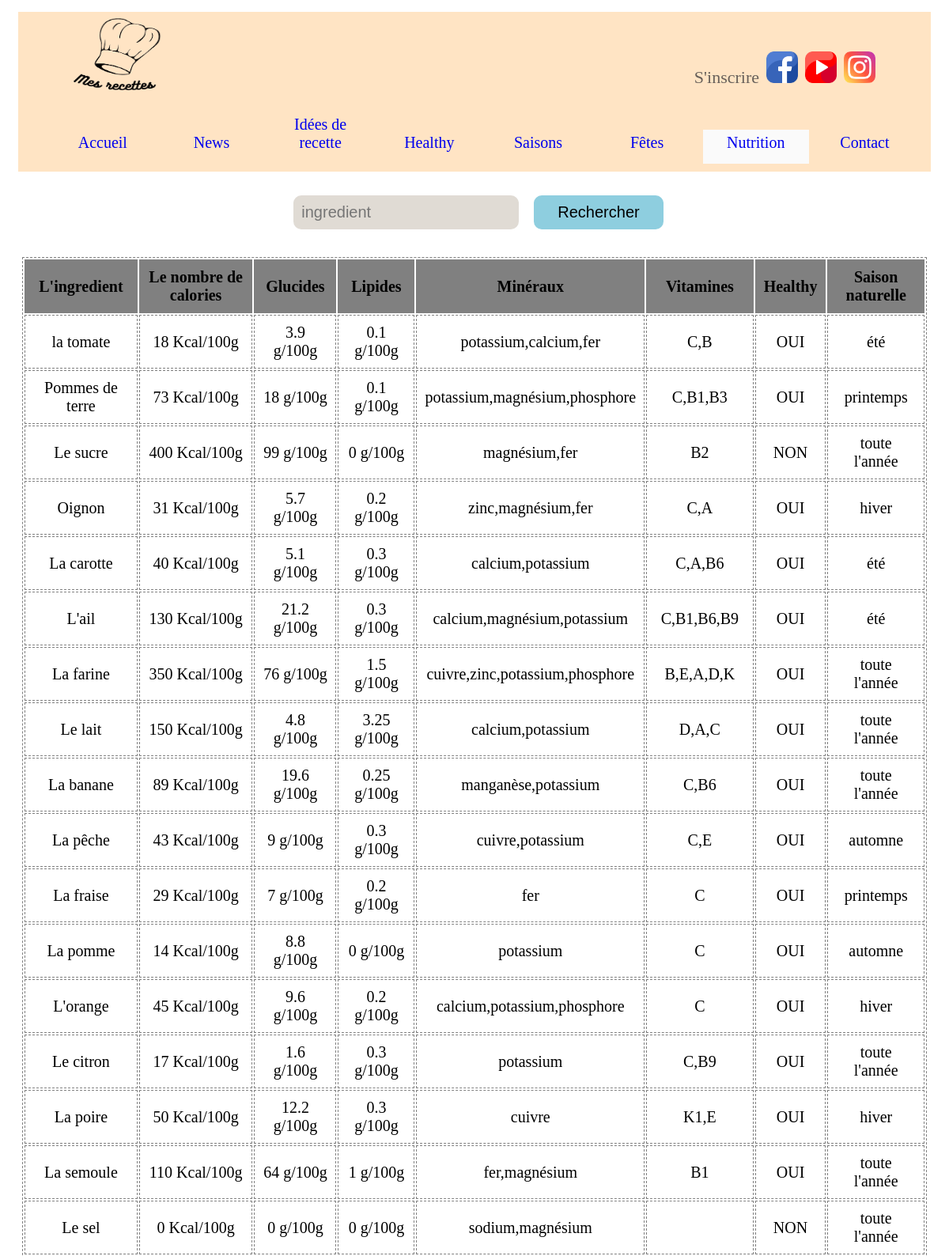
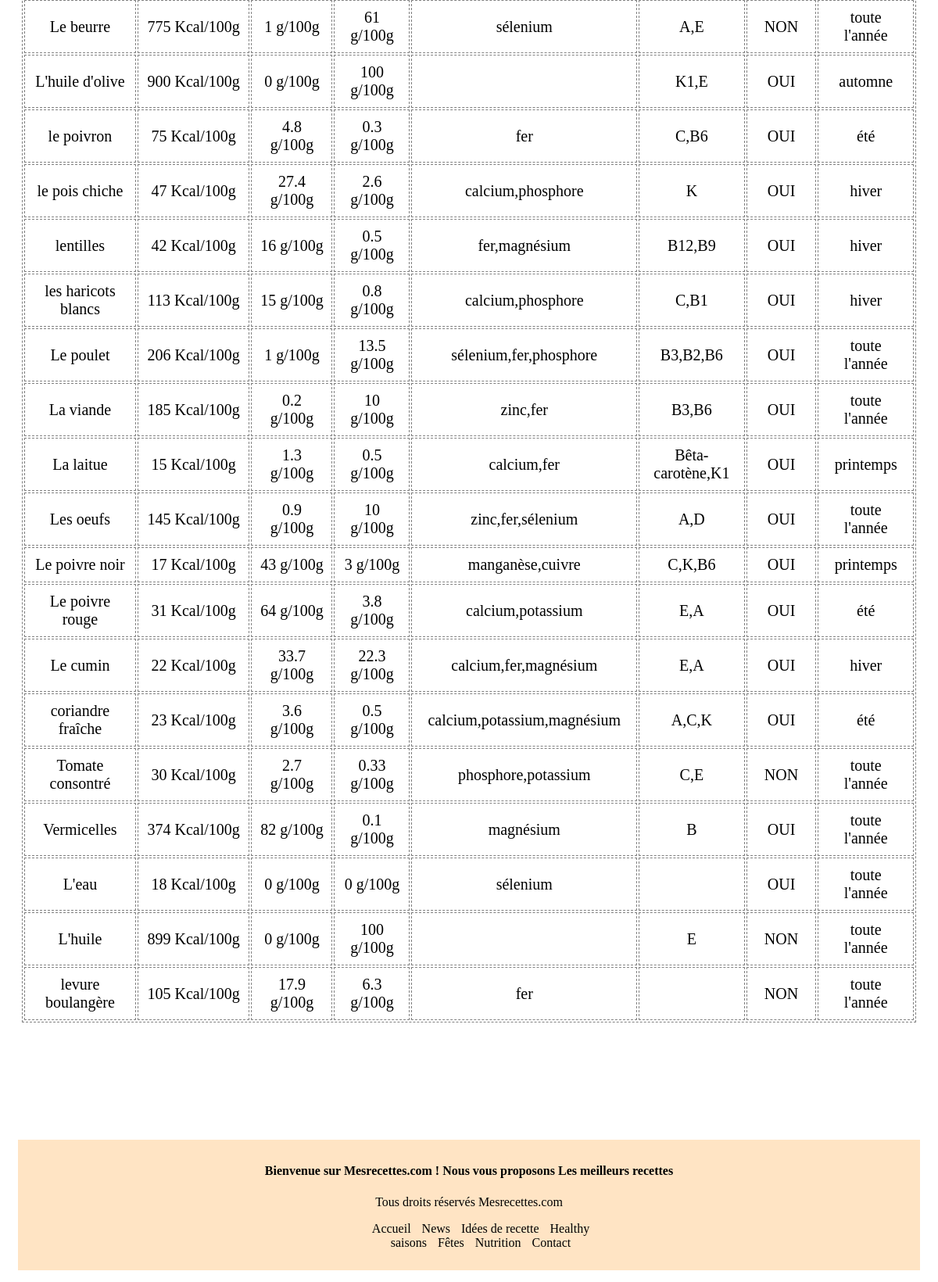
/Routers/Nutrition/Router_Nutrition.php, run on the app's committed database (2 pictures, top to bottom).
### tables this page shows
CREATE TABLE IF NOT EXISTS `info` (
  `id_info` int(11) NOT NULL AUTO_INCREMENT,
  `glucides` float(7,2) DEFAULT NULL,
  `lipides` float(7,2) DEFAULT NULL,
  `minéraux` varchar(50) DEFAULT NULL,
  `vitamines` varchar(50) DEFAULT NULL,
  `id_ingredient` int(11) NOT NULL,
  PRIMARY KEY (`id_info`),
  KEY `id_ingredient` (`id_ingredient`)
);

CREATE TABLE IF NOT EXISTS `ingredient` (
  `id_ingredient` int(11) NOT NULL AUTO_INCREMENT,
  `name` varchar(20) NOT NULL,
  `healthy` tinyint(1) NOT NULL,
  `proportion` float(7,2) DEFAULT NULL,
  `calories` int(12) NOT NULL,
  PRIMARY KEY (`id_ingredient`)
);

CREATE TABLE IF NOT EXISTS `saison` (
  `id_saison` int(11) NOT NULL AUTO_INCREMENT,
  `name` varchar(20) NOT NULL,
  PRIMARY KEY (`id_saison`)
);

### controlers/controler.php (called while the page is built, shortened)
<?php
require_once("../../vues/user/Accueil.php");
require_once("../../vues/user/Nutrition.php");
require_once("../../models/model.php");
class Controler{
    public function get_all_ingredients($recherche){
        $c= new model();
        $res=$c->get_all_ingredients($recherche);
        return $res;
    }
    public function get_info_ingredient($id_ingredient){
        $c= new model();
        $res=$c->get_info_ingredient($id_ingredient);
        return $res;
    }
    public function get_saison_of_ingredient($id_ingredient){
        $c= new model();
        $res=$c->get_saison_of_ingredient($id_ingredient);
        return $res;
    }
    public function afficher_Nutrition(){
        $c=new Nutrition();
        $c->afficher_Nutrition();
    }
}

### Routers/Nutrition/Router_Nutrition.php (called while the page is built, shortened)
<?php
require_once('../../controlers/controler.php');
$c= new Controler();
$c->afficher_Nutrition();
?>

### models/model.php (called while the page is built, shortened)
<?php
require_once('../../controlers/controler.php');
class model{
    private $host="localhost";
    private $dbname="TDW";
    private $username="root";
    private $password="";
    private function connection($host,$dbname,$username,$password){
        try {
            $conn = new PDO("mysql:host=$host;dbname=$dbname;",$username,$password);
            $conn->exec("SET NAMES utf8mb4");
        } catch (Exception $ex) {
         echo $ex->getMessage();
        }
        return $conn;
    }
    public function get_all_ingredients($recherche){
        $conn=$this->connection($this->host,$this->dbname,$this->username,$this->password);
        if($recherche==NULL) $request=$conn->prepare("select * from ingredient");
        else{
            $request=$conn->prepare("select * from ingredient WHERE name like '%$recherche%'");
        }
        $request->execute();
          $res=$request->fetchAll(PDO::FETCH_ASSOC);
          return $res;
    }
    public function get_info_ingredient($id_ingredient){
        $conn=$this->connection($this->host,$this->dbname,$this->username,$this->password);
        $request=$conn->prepare("select * from info WHERE id_ingredient=:id");
        $request->bindParam("id",$id_ingredient);
        $request->execute();
          $res=$request->fetchAll(PDO::FETCH_ASSOC);
          return $res;
    }
    public function get_saison_of_ingredient($id_ingredient){
        $conn=$this->connection($this->host,$this->dbname,$this->username,$this->password);
        $request=$conn->prepare("select saison.* from saison JOIN apartenir_saison ON saison.id_saison=apartenir_saison.id_saison and apartenir_saison.id_ingredient=:id");
        $request->bindParam("id",$id_ingredient);
        $request->execute();
        $res=$request->fetchAll(PDO::FETCH_ASSOC);
          return $res;
    }
}

### vues/user/Nutrition.php (the view, shortened to what this page needs)
<?php
require_once('../../vues/user/Accueil.php');
require_once('../../controlers/controler.php');
class Nutrition{
    private function rechercher_ingredient(){
        ?>
        <form method="post" id="formrech_ing">
         <div class="addfirst">
          <input name="ingredient" class="firstcolumn" type="text" maxlength="25" placeholder="ingredient">
          <input type="submit" value="Rechercher" class="log" name="Rechercher_ing">
          </div>
    </form>
          <?php
    }
    private function info($rechrche){
        ?>
        <div class="cont_tab">
        <table class="tableau" border="1">
        <thead >
            <?php
             $c=new Controler();
             $res=$c->get_all_ingredients($rechrche);
             if(count($res)==0){
                echo '<h1>Aucun Résultat</h1>';
             }
             else {
                ?>
                <tr class="premierRow">
                <th scope="col" class="grey">L'ingredient</th>
                <th scope="col" class="grey">Le nombre de calories</th>
                <th scope="col" class="grey">Glucides</th>
                <th scope="col" class="grey">Lipides</th>
                <th scope="col" class="grey">Minéraux</th>
                <th scope="col" class="grey">Vitamines</th>
                <th scope="col" class="grey">Healthy</th>
                <th scope="col" class="grey">Saison naturelle</th>
            </tr>
            <?php
             }
            ?>
        </thead>
        <tbody class="tbody2">
        <?php
         for ($i = 0; $i <count($res); $i++) {
            $info=$c->get_info_ingredient($res[$i]["id_ingredient"]);
            $saison=$c->get_saison_of_ingredient($res[$i]["id_ingredient"]);
            if($res[$i]["healthy"]==TRUE){
                $healthy="OUI";
            }
            else{
                $healthy="NON";
            }
            if(count($saison)==0) $s="toute l'année";
            else $s=$saison[0]["name"];
            echo '<tr>
            <td >'.$res[$i]["name"].'</td>
            <td >'.$res[$i]["calories"].' Kcal/100g</td>
            <td >'.$info[0]["glucides"].' g/100g</td>
            <td >'.$info[0]["lipides"].' g/100g</td>
            <td >'.$info[0]["minéraux"].'</td>
            <td >'.$info[0]["vitamines"].'</td>
            <td >'.$healthy.'</td>
            <td >'.$s.'</td>
        </tr>';
         }
         ?>
        </tbody>
       </table>
        </div>
        <?php
    }
    public function afficher_Nutrition(){
        ?>
        <!DOCTYPE html>
            <html>
        <body>
            <?php
            $this->rechercher_ingredient();
            if(isset($_POST["Rechercher_ing"])){
                $this->info($_POST["ingredient"]);
            }
            else $this->info(NULL);
            ?>
            </body>
            </html>
            <?php
    }
}

### Routers/Nutrition/master_Nutrition.css (style rules this page uses)
.tableau td,.tableau th { text-align: center; padding: 10px 10px; }
.tableau td { font-size: 20px; }
.tableau th { font-size: 20px; }
.grey { background-color: gray; }
.tableau ,.tableau th,.tableau td { border-style: dashed; }
.tableau { margin: 35px auto 150px auto; }
.firstcolumn { padding: 10px 10px; border: 0; border-radius: 10px; font-size:20px; background-color: rgb(224, 219, 212); margin-left: 10px; }
.log { padding: 10px 30px; border: 0; border-radius: 10px; cursor: pointer; font-size:20px; background-color: rgb(142, 206, 223); margin-left: 15px; }
#formrech_ing { text-align: center; margin: 30px auto; }
.cont_tab { padding-left: 20px; padding-right: 20px; }

### data on the page
info: id_ingredient.name "la tomate", id_ingredient.calories "18", glucides "3.9", lipides "0.1", minéraux "potassium,calcium,fer", vitamines "C,B", id_ingredient.healthy "OUI", saison.name "été"
info: id_ingredient.name "Pommes de terre", id_ingredient.calories "73", glucides "18", lipides "0.1", minéraux "potassium,magnésium,phosphore", vitamines "C,B1,B3", id_ingredient.healthy "OUI", saison.name "printemps"
info: id_ingredient.name "Le sucre", id_ingredient.calories "400", glucides "99", lipides "0", minéraux "magnésium,fer", vitamines "B2", id_ingredient.healthy "NON", s "toute l'année"
info: id_ingredient.name "Oignon", id_ingredient.calories "31", glucides "5.7", lipides "0.2", minéraux "zinc,magnésium,fer", vitamines "C,A", id_ingredient.healthy "OUI", saison.name "hiver"
info: id_ingredient.name "La carotte", id_ingredient.calories "40", glucides "5.1", lipides "0.3", minéraux "calcium,potassium", vitamines "C,A,B6", id_ingredient.healthy "OUI", saison.name "été"
info: id_ingredient.name "L'ail", id_ingredient.calories "130", glucides "21.2", lipides "0.3", minéraux "calcium,magnésium,potassium", vitamines "C,B1,B6,B9", id_ingredient.healthy "OUI", saison.name "été"
info: id_ingredient.name "La farine", id_ingredient.calories "350", glucides "76", lipides "1.5", minéraux "cuivre,zinc,potassium,phosphore", vitamines "B,E,A,D,K", id_ingredient.healthy "OUI", s "toute l'année"
info: id_ingredient.name "Le lait", id_ingredient.calories "150", glucides "4.8", lipides "3.25", minéraux "calcium,potassium", vitamines "D,A,C", id_ingredient.healthy "OUI", s "toute l'année"
info: id_ingredient.name "La banane", id_ingredient.calories "89", glucides "19.6", lipides "0.25", minéraux "manganèse,potassium", vitamines "C,B6", id_ingredient.healthy "OUI", s "toute l'année"
info: id_ingredient.name "La pêche", id_ingredient.calories "43", glucides "9", lipides "0.3", minéraux "cuivre,potassium", vitamines "C,E", id_ingredient.healthy "OUI", saison.name "automne"
info: id_ingredient.name "La fraise", id_ingredient.calories "29", glucides "7", lipides "0.2", minéraux "fer", vitamines "C", id_ingredient.healthy "OUI", saison.name "printemps"
info: id_ingredient.name "La pomme", id_ingredient.calories "14", glucides "8.8", lipides "0", minéraux "potassium", vitamines "C", id_ingredient.healthy "OUI", saison.name "automne"
info: id_ingredient.name "L'orange", id_ingredient.calories "45", glucides "9.6", lipides "0.2", minéraux "calcium,potassium,phosphore", vitamines "C", id_ingredient.healthy "OUI", saison.name "hiver"
info: id_ingredient.name "Le citron", id_ingredient.calories "17", glucides "1.6", lipides "0.3", minéraux "potassium", vitamines "C,B9", id_ingredient.healthy "OUI", s "toute l'année"
info: id_ingredient.name "La poire", id_ingredient.calories "50", glucides "12.2", lipides "0.3", minéraux "cuivre", vitamines "K1,E", id_ingredient.healthy "OUI", saison.name "hiver"
info: id_ingredient.name "La semoule", id_ingredient.calories "110", glucides "64", lipides "1", minéraux "fer,magnésium", vitamines "B1", id_ingredient.healthy "OUI", s "toute l'année"
info: id_ingredient.name "Le sel", id_ingredient.calories "0", glucides "0", lipides "0", minéraux "sodium,magnésium", id_ingredient.healthy "NON", s "toute l'année"
info: id_ingredient.name "Le beurre", id_ingredient.calories "775", glucides "1", lipides "61", minéraux "sélenium", vitamines "A,E", id_ingredient.healthy "NON", s "toute l'année"
info: id_ingredient.name "L'huile d'olive", id_ingredient.calories "900", glucides "0", lipides "100", vitamines "K1,E", id_ingredient.healthy "OUI", saison.name "automne"
info: id_ingredient.name "le poivron", id_ingredient.calories "75", glucides "4.8", lipides "0.3", minéraux "fer", vitamines "C,B6", id_ingredient.healthy "OUI", saison.name "été"
info: id_ingredient.name "le pois chiche", id_ingredient.calories "47", glucides "27.4", lipides "2.6", minéraux "calcium,phosphore", vitamines "K", id_ingredient.healthy "OUI", saison.name "hiver"
info: id_ingredient.name "lentilles", id_ingredient.calories "42", glucides "16", lipides "0.5", minéraux "fer,magnésium", vitamines "B12,B9", id_ingredient.healthy "OUI", saison.name "hiver"
info: id_ingredient.name "les haricots blancs", id_ingredient.calories "113", glucides "15", lipides "0.8", minéraux "calcium,phosphore", vitamines "C,B1", id_ingredient.healthy "OUI", saison.name "hiver"
info: id_ingredient.name "Le poulet", id_ingredient.calories "206", glucides "1", lipides "13.5", minéraux "sélenium,fer,phosphore", vitamines "B3,B2,B6", id_ingredient.healthy "OUI", s "toute l'année"
info: id_ingredient.name "La viande", id_ingredient.calories "185", glucides "0.2", lipides "10", minéraux "zinc,fer", vitamines "B3,B6", id_ingredient.healthy "OUI", s "toute l'année"
info: id_ingredient.name "La laitue", id_ingredient.calories "15", glucides "1.3", lipides "0.5", minéraux "calcium,fer", vitamines "Bêta-carotène,K1", id_ingredient.healthy "OUI", saison.name "printemps"
info: id_ingredient.name "Les oeufs", id_ingredient.calories "145", glucides "0.9", lipides "10", minéraux "zinc,fer,sélenium", vitamines "A,D", id_ingredient.healthy "OUI", s "toute l'année"
info: id_ingredient.name "Le poivre noir", id_ingredient.calories "17", glucides "43", lipides "3", minéraux "manganèse,cuivre", vitamines "C,K,B6", id_ingredient.healthy "OUI", saison.name "printemps"
info: id_ingredient.name "Le poivre rouge", id_ingredient.calories "31", glucides "64", lipides "3.8", minéraux "calcium,potassium", vitamines "E,A", id_ingredient.healthy "OUI", saison.name "été"
info: id_ingredient.name "Le cumin", id_ingredient.calories "22", glucides "33.7", lipides "22.3", minéraux "calcium,fer,magnésium", vitamines "E,A", id_ingredient.healthy "OUI", saison.name "hiver"
info: id_ingredient.name "coriandre fraîche", id_ingredient.calories "23", glucides "3.6", lipides "0.5", minéraux "calcium,potassium,magnésium", vitamines "A,C,K", id_ingredient.healthy "OUI", saison.name "été"
info: id_ingredient.name "Tomate consontré", id_ingredient.calories "30", glucides "2.7", lipides "0.33", minéraux "phosphore,potassium", vitamines "C,E", id_ingredient.healthy "NON", s "toute l'année"
info: id_ingredient.name "Vermicelles", id_ingredient.calories "374", glucides "82", lipides "0.1", minéraux "magnésium", vitamines "B", id_ingredient.healthy "OUI", s "toute l'année"
info: id_ingredient.name "L'eau", id_ingredient.calories "18", glucides "0", lipides "0", minéraux "sélenium", id_ingredient.healthy "OUI", s "toute l'année"
info: id_ingredient.name "L'huile", id_ingredient.calories "899", glucides "0", lipides "100", vitamines "E", id_ingredient.healthy "NON", s "toute l'année"
info: id_ingredient.name "levure boulangère", id_ingredient.calories "105", glucides "17.9", lipides "6.3", minéraux "fer", id_ingredient.healthy "NON", s "toute l'année"
